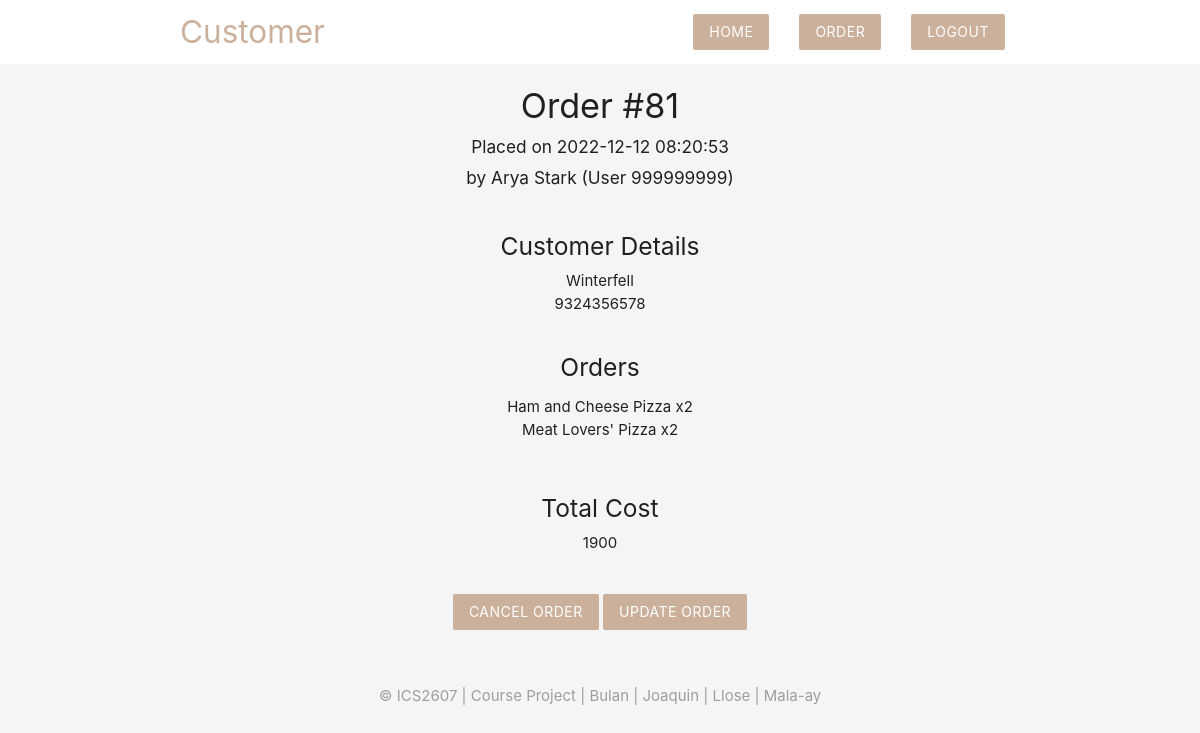
Page /customer/details.php?id=81 on the committed database.
### tables this page shows
CREATE TABLE `cus_order` (
  `CUS_ID` int(11) NOT NULL,
  `CUS_ADDRESS` varchar(100) NOT NULL,
  `CUS_NAME` varchar(50) NOT NULL,
  `CUS_CONTACT_NO` bigint(20) NOT NULL,
  `ORDER_ID` int(11) NOT NULL,
  `ORDER_TIME` datetime NOT NULL DEFAULT current_timestamp(),
  `ORDER_COST` int(11) NOT NULL,
  `ORDER_DETAILS` text NOT NULL
);

### customer/details.php (the view, shortened to what this page needs)
<?php
	include('config/db_connect.php');
	if(isset($_GET['id'])){
		$id = mysqli_real_escape_string($conn, $_GET['id']);
		$sql = "SELECT * FROM cus_order WHERE ORDER_ID = $id";
		$result = mysqli_query($conn, $sql);
		$order = mysqli_fetch_assoc($result);
	}
 ?>
 <!DOCTYPE html>
 <html>
	<header>
		<?php include 'Temps/header.php'; ?>
		<div class="container center">
			<?php if ($order): ?>
				<h4><?php echo htmlspecialchars("Order #".$order['ORDER_ID']) ?></h4>
				<h6><?php echo "Placed on ".date($order['ORDER_TIME']); ?></h6>
				<h6><?php echo "by ".$order['CUS_NAME']." (User ".$order['CUS_ID'].")"; ?></h6>
				<br>
				<h5>Customer Details</h5>
				<div><?php echo htmlspecialchars($order['CUS_ADDRESS']) ?></div>
                <div><?php echo htmlspecialchars($order['CUS_CONTACT_NO']) ?></div>
				<br>
				<h5>Orders</h5>
				<ul>
					<?php foreach(explode(',', $order['ORDER_DETAILS']) as $ord): ?>
						<li><?php echo htmlspecialchars($ord); ?></li>
					<?php endforeach; ?>
				</ul>
				<br>
				<h5>Total Cost</h5>
				<div><?php echo htmlspecialchars($order['ORDER_COST']) ?></div>
				<form action="details.php" method="POST">
					<input type="submit" name="cancelorder" value="Cancel Order" class="btn brand z-depth-0">
					<a href="update.php?id=<?php echo $id ?>" class="btn brand z-depth-0" name="updateorder" value="Update Order">Update Order</a>
				</form>
			<?php else: ?>
				<h5>No such order exists!</h5>
			<?php endif; ?>
		</div>
	<?php include 'Temps/footer.php'; ?>
 </html>

### customer/Temps/header.php (style rules this page uses)
.brand { background: #cbb09c !important; }
form { max-width: 460px; margin: 20px auto; padding: 20px; }

### rows in the picture
cus_order: ORDER_ID "Order #81", ORDER_TIME "2022-12-12 08:20:53", CUS_NAME "Arya Stark", CUS_ID "999999999", CUS_ADDRESS "Winterfell", CUS_CONTACT_NO "9324356578", ORDER_DETAILS "Ham and Cheese Pizza x2", ORDER_DETAILS "Meat Lovers' Pizza x2", ORDER_COST "1900"
